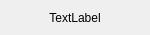
<?xml version="1.0" encoding="UTF-8"?>
<ui version="4.0">
 <class>HListWidgetTitle</class>
 <widget class="QWidget" name="HListWidgetTitle">
  <property name="geometry">
   <rect>
    <x>0</x>
    <y>0</y>
    <width>150</width>
    <height>35</height>
   </rect>
  </property>
  <property name="windowTitle">
   <string>Form</string>
  </property>
  <widget class="QLabel" name="title">
   <property name="geometry">
    <rect>
     <x>0</x>
     <y>0</y>
     <width>150</width>
     <height>35</height>
    </rect>
   </property>
   <property name="text">
    <string>TextLabel</string>
   </property>
   <property name="alignment">
    <set>Qt::AlignCenter</set>
   </property>
  </widget>
  <widget class="QWidget" name="icon" native="true">
   <property name="geometry">
    <rect>
     <x>10</x>
     <y>10</y>
     <width>15</width>
     <height>15</height>
    </rect>
   </property>
  </widget>
 </widget>
 <resources/>
 <connections/>
</ui>
